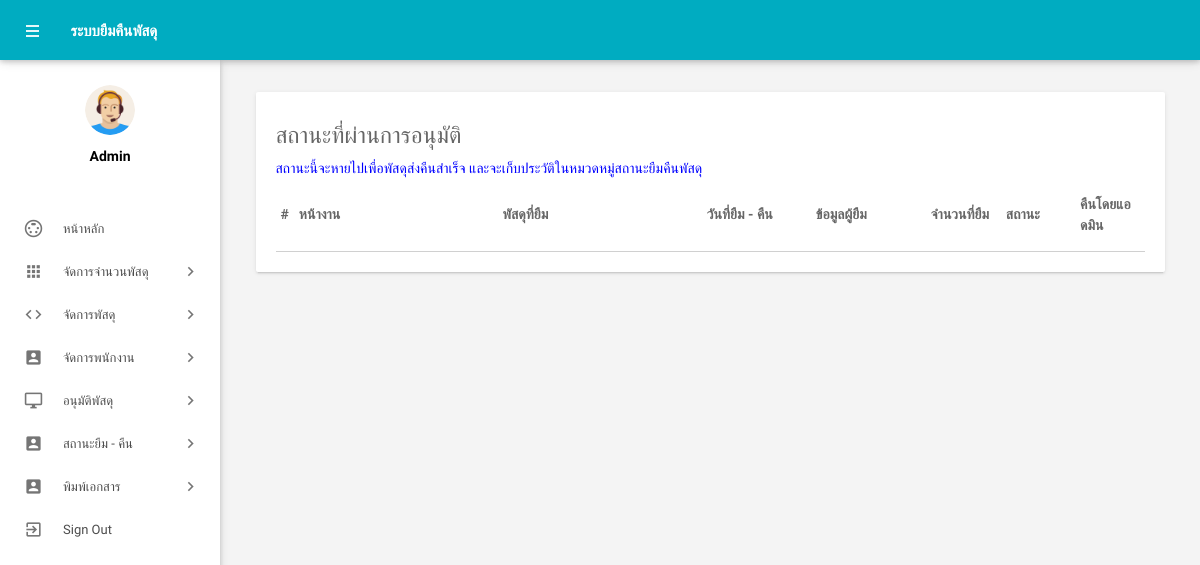
Before: /admin/waitpercel.php (signed in) with the older database file.
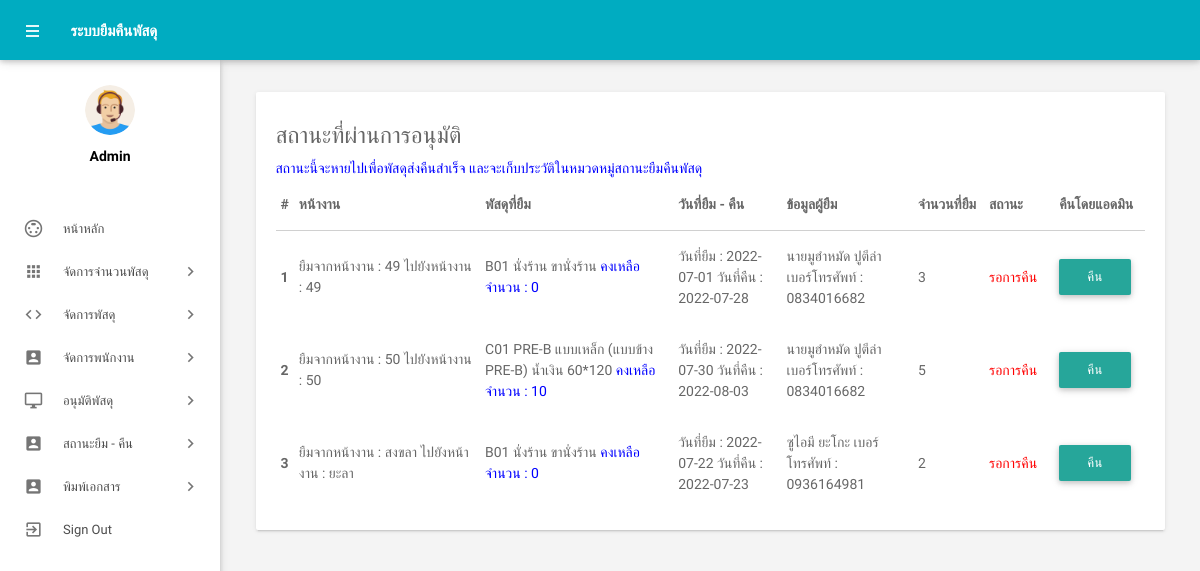
After: the same page with the newer database file.
### tables this page shows
CREATE TABLE `tbborrow` (
  `BorrowId` int(11) NOT NULL,
  `Work1` varchar(150) NOT NULL,
  `Work2` varchar(150) NOT NULL,
  `BorrowAmount` int(4) NOT NULL,
  `BorrowRequest` date NOT NULL,
  `BorrowReturn` date NOT NULL,
  `Other` varchar(150) NOT NULL,
  `StatusBorrow` int(2) NOT NULL,
  `id` int(11) NOT NULL,
  `TypePercelIdAuto` int(8) NOT NULL,
  `TimeRequest` timestamp NOT NULL DEFAULT current_timestamp() ON UPDATE current_timestamp(),
  `NoteBorrow` varchar(150) NOT NULL,
  `refuseAmount` int(4) NOT NULL
);

CREATE TABLE `tbtypepercel` (
  `TypePercelIdAuto` int(8) NOT NULL,
  `TypePercelId` varchar(15) NOT NULL,
  `TypePercelName` varchar(255) NOT NULL,
  `typePercelAmount` int(11) NOT NULL,
  `PercelIdAuto` int(11) NOT NULL
);

CREATE TABLE `tbpercel` (
  `PercelName` varchar(80) NOT NULL,
  `PercelIdAuto` int(4) NOT NULL,
  `PercelId` varchar(15) NOT NULL
);

CREATE TABLE `tblemployees` (
  `id` int(11) NOT NULL,
  `FirstName` varchar(150) NOT NULL,
  `LastName` varchar(150) NOT NULL,
  `EmailId` varchar(200) NOT NULL,
  `Password` varchar(180) NOT NULL,
  `Gender` varchar(100) NOT NULL,
  `Address` varchar(255) NOT NULL,
  `Phonenumber` char(11) NOT NULL,
  `RegDate` timestamp NOT NULL DEFAULT current_timestamp()
);

### admin/waitpercel.php (the view, shortened to what the changed rows need)
<?php
include('includes/config.php');
if (strlen($_SESSION['alogin']) == 0) {
    header('location:index.php');
} else {
?>
    <!DOCTYPE html>
    <html lang="en">
    <head>
        <link type="text/css" rel="stylesheet" href="../assets/plugins/materialize/css/materialize.min.css" />
        <link href="../assets/plugins/material-preloader/css/materialPreloader.min.css" rel="stylesheet">
        <link href="../assets/plugins/datatables/css/jquery.dataTables.min.css" rel="stylesheet">
        <link href="../assets/plugins/google-code-prettify/prettify.css" rel="stylesheet" type="text/css" />
        <link href="../assets/css/alpha.min.css" rel="stylesheet" type="text/css" />
        <link href="../assets/css/custom.css" rel="stylesheet" type="text/css" />
    </head>
    <body>
        <?php include('includes/header.php'); ?>
        <main class="mn-inner">
            <div class="row">
                <div class="col s12 m12 l12">
                    <div class="card">
                        <div class="card-content">
                            <table id="example" class="display responsive-table ">
                                <thead>
                                    <tr>
                                        <th>#</th>
                                        <th width="350">หน้างาน</th>
                                        <th width="350">พัสดุที่ยืม</th>
                                        <th width="180">วันที่ยืม - คืน</th>
                                        <th width="180">ข้อมูลผู้ยืม</th>
                                        <th width="100">จำนวนที่ยืม</th>
                                        <th width="100">สถานะ</th>
                                        <th width="100">คืนโดยแอดมิน</th>
                                    </tr>
                                </thead>
                                <tbody>
                                    <?php $sql = "    SELECT a.BorrowId,a.Work1,a.Work2,a.BorrowAmount,a.BorrowRequest
                                ,a.BorrowReturn,a.Other,b.StatusBorrowName,c.TypePercelId,a.StatusBorrow,a.NoteBorrow,
                                e.FirstName,e.LastName,e.Phonenumber,a.TimeRequest,c.typePercelAmount
                                , c.TypePercelName,d.PercelName FROM tbborrow as a
                                INNER JOIN tbstatusborrow as b ON a.StatusBorrow = b.StatusBorrow
                                INNER JOIN tbtypepercel as c ON a.TypePercelIdAuto = c.TypePercelIdAuto
                                INNER JOIN tbpercel as d ON d.PercelIdAuto = c.PercelIdAuto
                                INNER JOIN tblemployees as e ON a.id = e.id
                                WHERE b.StatusBorrowName = 'อนุมัติการเบิก'AND a.BorrowAmount > 0
                                ORDER BY a.StatusBorrow ASC
                                ";
                                    $query = $dbh->prepare($sql);
                                    $query->execute();
                                    $results = $query->fetchAll(PDO::FETCH_ASSOC);
                                    $cnt = 1;
                                    if ($query->rowCount() > 0) {
                                        foreach ($results as $result) {
                                    ?>
                                            <tr>
                                                <td> <b><?php echo htmlentities($cnt); ?></b></td>
                                                <td> ยืมจากหน้างาน : <?php echo $result['Work1'];    ?>
                                                    ไปยังหน้างาน : <?php echo $result['Work2'];    ?>
                                                </td>
                                                <td><?php echo "{$result['TypePercelId']} {$result['PercelName']}";  ?> <?php echo "{$result['TypePercelName']}  " ?><span style="color:blue;">คงเหลือจำนวน : <?php echo $result['typePercelAmount']; ?> </span></td>
                                                <td><?php echo "วันที่ยืม : {$result['BorrowRequest']} วันที่คืน : {$result['BorrowReturn']} ";  ?></td>
                                                <td><?php echo "{$result['FirstName']} {$result['LastName']} เบอร์โทรศัพท์ : {$result['Phonenumber']}"; ?></td>
                                                <td><?php echo $result['BorrowAmount']; ?></td>
                                                <td>
                                                    <span style="color:red;">รอการคืน</span>
                                                </td>
                                                <td><a href="adminreturn.php?id=<?php echo $result['BorrowId']; ?>" class="btn btn-danger">คืน</a></td>
                                            </tr>
                                    <?php $cnt++;
                                        }
                                    } ?>
                                </tbody>
                            </table>
                        </div>
                    </div>
                </div>
            </div>
        </main>
        </div>
    </body>
    </html>
<?php } ?>

Changed rows visible on the page:
added tbborrow: Work1 "49", Work2 "49", TypePercelIdAuto.TypePercelId "B01", tbpercel.PercelName "นั่งร้าน", TypePercelIdAuto.TypePercelName "ขานั่งร้าน", TypePercelIdAuto.typePercelAmount "0", BorrowRequest "2022-07-01", BorrowReturn "2022-07-28", id.FirstName "นายมูฮำหมัด", id.LastName "ปูตีล่า", id.Phonenumber "0834016682", BorrowAmount "3"
added tbborrow: Work1 "50", Work2 "50", TypePercelIdAuto.TypePercelId "C01", tbpercel.PercelName "PRE-B", TypePercelIdAuto.TypePercelName "แบบเหล็ก (แบบข้าง PRE-B) น้ำเงิน 60*120", TypePercelIdAuto.typePercelAmount "10", BorrowRequest "2022-07-30", BorrowReturn "2022-08-03", id.FirstName "นายมูฮำหมัด", id.LastName "ปูตีล่า", id.Phonenumber "0834016682", BorrowAmount "5"
added tbborrow: Work1 "สงขลา", Work2 "ยะลา", TypePercelIdAuto.TypePercelId "B01", tbpercel.PercelName "นั่งร้าน", TypePercelIdAuto.TypePercelName "ขานั่งร้าน", TypePercelIdAuto.typePercelAmount "0", BorrowRequest "2022-07-22", BorrowReturn "2022-07-23", id.FirstName "ซูไอมี", id.LastName "ยะโกะ", id.Phonenumber "0936164981", BorrowAmount "2"
